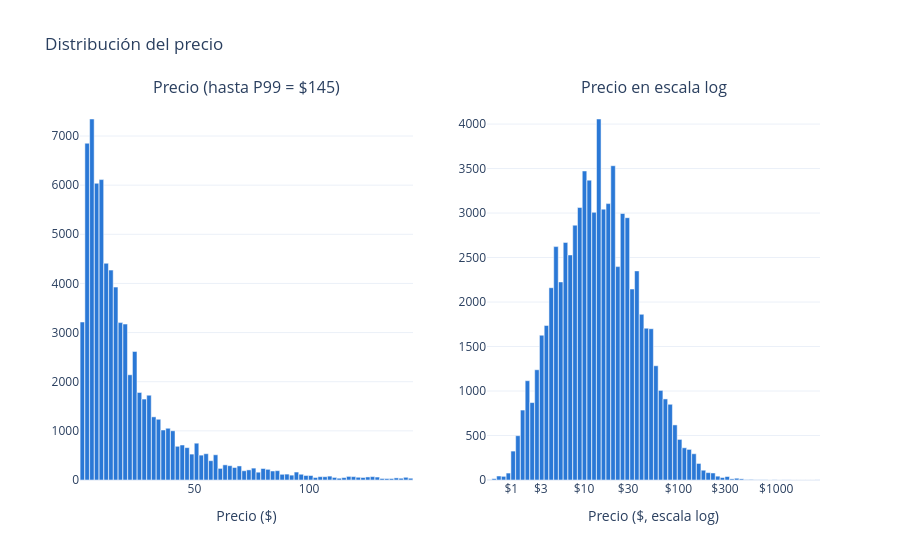

The cell this chart's notebook holds for it:
### Markdown cell above
## 4. El precio

### Code cell
print(df["price"].describe(percentiles=[0.01, 0.5, 0.99]).round(2).to_dict())
print(f"Asimetría: {df['price'].skew():.1f} -> con log1p: {df['log_price'].skew():.2f}")

p99 = df["price"].quantile(0.99)
fig = make_subplots(1, 2, subplot_titles=(f"Precio (hasta P99 = ${p99:.0f})", "Precio en escala log"))
for col, valores in [(1, df.loc[df["price"] <= p99, "price"]), (2, df["log_price"])]:
    cuentas, bordes = np.histogram(valores, bins=70)
    fig.add_trace(go.Bar(x=(bordes[:-1] + bordes[1:]) / 2, y=cuentas, marker_color=AZUL), 1, col)
marcas = [1, 3, 10, 30, 100, 300, 1000]
fig.update_xaxes(title_text="Precio ($)", row=1, col=1)
fig.update_xaxes(title_text="Precio ($, escala log)", tickvals=np.log1p(marcas), ticktext=[f"${m}" for m in marcas], row=1, col=2)
fig.update_layout(title="Distribución del precio", showlegend=False, bargap=0.05)
fig.show()

### Figure 1 — Plotly figure (JSON) as saved in the notebook; plotly's stock layout.template omitted (floating-point values rounded to 4 significant figures)
{"data": [{"marker": {"color": "#2a78d6"}, "type": "bar", "x": [1.167, 3.24, 5.313, 7.386, 9.459, 11.53, 13.61, 15.68, 17.75, 19.82, 21.9, 23.97, 26.04, 28.12, 30.19, 32.26, 34.34, 36.41, 38.48, 40.56, 42.63, 44.7, 46.78, 48.85, 50.92, 53.0, 55.07, 57.14, 59.21, 61.29, 63.36, 65.43, 67.51, 69.58, 71.65, 73.73, 75.8, 77.87, 79.95, 82.02, 84.09, 86.17, 88.24, 90.31, 92.38, 94.46, 96.53, 98.6, 100.7, 102.8, 104.8, 106.9, 109.0, 111.0, 113.1, 115.2, 117.3, 119.3, 121.4, 123.5, 125.6, 127.6, 129.7, 131.8, 133.8, 135.9, 138.0, 140.1, 142.1, 144.2], "xaxis": "x", "y": [3215, 6853, 7346, 6038, 6113, 4410, 4271, 3925, 3203, 3173, 2141, 2616, 1781, 1647, 1725, 1285, 1236, 1017, 1053, 1002, 686, 712, 659, 527, 749, 506, 535, 393, 513, 236, 308, 291, 254, 286, 188, 206, 242, 159, 234, 217, 183, 190, 116, 120, 99, 162, 117, 92, 91, 51, 68, 67, 79, 52, 36, 49, 73, 69, 56, 51, 62, 69, 60, 31, 29, 30, 43, 36, 55, 36], "yaxis": "y"}, {"marker": {"color": "#2a78d6"}, "type": "bar", "x": [0.178, 0.2897, 0.4013, 0.5129, 0.6246, 0.7362, 0.8478, 0.9594, 1.071, 1.183, 1.294, 1.406, 1.518, 1.629, 1.741, 1.852, 1.964, 2.076, 2.187, 2.299, 2.411, 2.522, 2.634, 2.746, 2.857, 2.969, 3.08, 3.192, 3.304, 3.415, 3.527, 3.639, 3.75, 3.862, 3.973, 4.085, 4.197, 4.308, 4.42, 4.532, 4.643, 4.755, 4.866, 4.978, 5.09, 5.201, 5.313, 5.425, 5.536, 5.648, 5.76, 5.871, 5.983, 6.094, 6.206, 6.318, 6.429, 6.541, 6.653, 6.764, 6.876, 6.987, 7.099, 7.211, 7.322, 7.434, 7.546, 7.657, 7.769, 7.88], "xaxis": "x2", "y": [2, 15, 45, 41, 78, 325, 498, 786, 1116, 870, 1239, 1627, 1737, 2161, 2623, 2226, 2670, 2529, 2864, 3062, 3473, 3370, 3008, 4057, 3044, 3106, 3532, 2398, 2995, 2948, 2146, 2350, 1862, 1706, 1700, 1284, 1007, 911, 851, 619, 456, 362, 344, 295, 186, 110, 83, 79, 43, 28, 39, 13, 20, 13, 4, 6, 2, 2, 2, 0, 2, 0, 1, 1, 0, 0, 0, 0, 0, 1], "yaxis": "y2"}], "layout": {"annotations": [{"font": {"size": 16}, "showarrow": false, "text": "Precio (hasta P99 = $145)", "x": 0.225, "xanchor": "center", "xref": "paper", "y": 1.0, "yanchor": "bottom", "yref": "paper"}, {"font": {"size": 16}, "showarrow": false, "text": "Precio en escala log", "x": 0.775, "xanchor": "center", "xref": "paper", "y": 1.0, "yanchor": "bottom", "yref": "paper"}], "bargap": 0.05, "showlegend": false, "title": {"text": "Distribución del precio"}, "xaxis": {"anchor": "y", "domain": [0.0, 0.45], "title": {"text": "Precio ($)"}}, "xaxis2": {"anchor": "y2", "domain": [0.55, 1.0], "ticktext": ["$1", "$3", "$10", "$30", "$100", "$300", "$1000"], "tickvals": [0.6931, 1.386, 2.398, 3.434, 4.615, 5.707, 6.909], "title": {"text": "Precio ($, escala log)"}}, "yaxis": {"anchor": "x", "domain": [0.0, 1.0]}, "yaxis2": {"anchor": "x2", "domain": [0.0, 1.0]}}}
